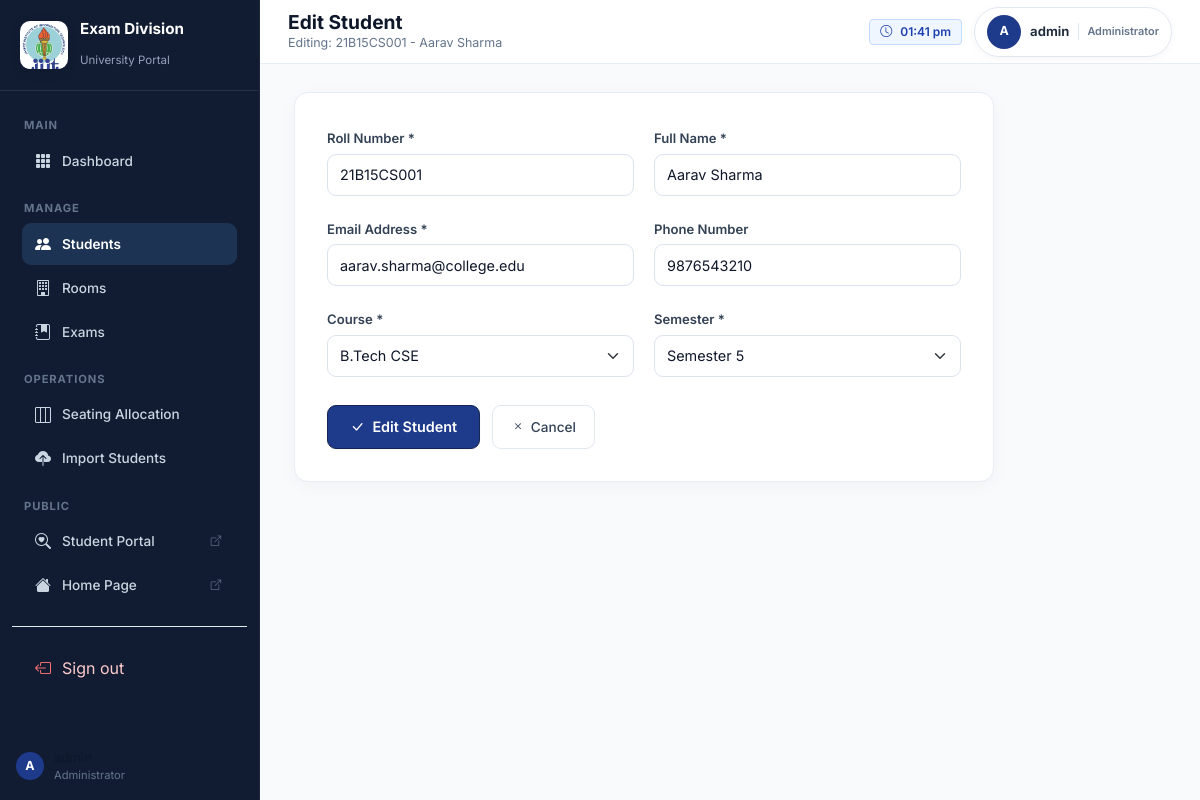
/students/1/edit/ (signed in), run on an earlier commit of the app's database.
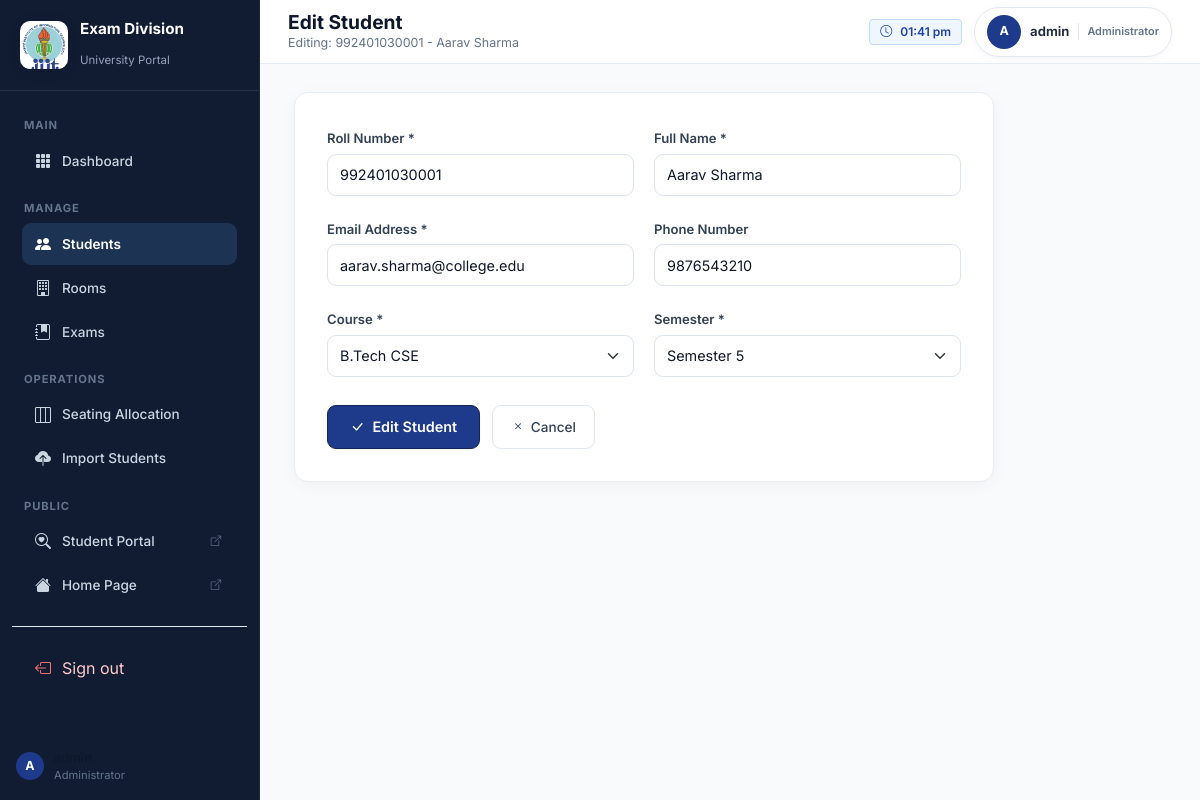
And on a later commit of the database.
### exams/models.py (models this page shows)
class Student(models.Model):
    SEMESTER_CHOICES = [(i, f'Semester {i}') for i in range(1, 9)]
    COURSE_CHOICES = [
        ('B.Tech CSE', 'B.Tech CSE'),
        ('B.Tech ECE', 'B.Tech ECE'),
        ('B.Tech ME', 'B.Tech ME'),
        ('B.Tech CE', 'B.Tech CE'),
        ('B.Tech EE', 'B.Tech EE'),
        ('BCA', 'BCA'),
        ('MCA', 'MCA'),
        ('M.Tech', 'M.Tech'),
    ]
    user = models.OneToOneField(settings.AUTH_USER_MODEL, on_delete=models.SET_NULL, null=True, blank=True, related_name='student_profile')
    roll_number = models.CharField(max_length=20, unique=True, verbose_name='Roll Number')
    name = models.CharField(max_length=100, verbose_name='Full Name')
    email = models.EmailField(unique=True, verbose_name='Email Address')
    course = models.CharField(max_length=50, choices=COURSE_CHOICES, default='B.Tech CSE')
    semester = models.IntegerField(choices=SEMESTER_CHOICES, default=1)
    phone = models.CharField(max_length=15, blank=True, null=True)
    created_at = models.DateTimeField(auto_now_add=True)
    updated_at = models.DateTimeField(auto_now=True)
    class Meta:
        ordering = ['roll_number']
        verbose_name = 'Student'
        verbose_name_plural = 'Students'
    def __str__(self):
        return f"{self.roll_number} - {self.name}"

### exams/views.py (the view)
# urls.py: path('students/<int:pk>/edit/', views.student_edit, name='student_edit'),
@staff_required
def student_edit(request, pk):
    student = get_object_or_404(Student, pk=pk)
    if request.method == 'POST':
        form = StudentForm(request.POST, instance=student)
        if form.is_valid():
            form.save()
            messages.success(request, f'Student {student.name} updated successfully!')
            return redirect('student_list')
        else:
            messages.error(request, 'Please correct the errors below.')
    else:
        form = StudentForm(instance=student)
    return render(request, 'exams/student_form.html', {'form': form, 'action': 'Edit', 'title': 'Edit Student', 'student': student})

### exams/forms.py (shortened to what this page needs)
class StudentForm(StyledFormMixin, forms.ModelForm):
    class Meta:
        model = Student
        fields = ['roll_number', 'name', 'email', 'course', 'semester', 'phone']
        widgets = {
            'roll_number': forms.TextInput(attrs={'placeholder': 'e.g., 992401030018'}),
            'name': forms.TextInput(attrs={'placeholder': 'Full name'}),
            'email': forms.EmailInput(attrs={'placeholder': 'student@college.edu'}),
            'phone': forms.TextInput(attrs={'placeholder': '10-digit mobile number'}),
        }

### exams/views.py (called while the page is built)
def staff_required(view_func):
    @wraps(view_func)
    def _wrapped(request, *args, **kwargs):
        if not request.user.is_authenticated:
            return redirect(settings.LOGIN_URL + '?next=' + request.path)
        if not (request.user.is_staff or request.user.is_superuser):
            return redirect('student_dashboard' if hasattr(request.user, 'student_profile') else 'student_login')
        return view_func(request, *args, **kwargs)
    return _wrapped

### templates/exams/student_form.html (shortened to what this page needs)
{% extends 'exams/admin_base.html' %}
{% block page_title %}{{ title }}{% endblock %}
{% block page_subtitle %}{% if action == 'Edit' %}Editing: {{ student }}{% else %}Fill in the student details below{% endif %}{% endblock %}
{% block content %}
<div style="max-width:700px">
  <div class="glass-card" style="padding:32px">
    <form method="post" novalidate class="needs-validation">
      <div style="display:grid;grid-template-columns:1fr 1fr;gap:20px">
        <div>
          <label class="form-label">Roll Number *</label>
          {{ form.roll_number }}
        </div>
        <div>
          <label class="form-label">Full Name *</label>
          {{ form.name }}
        </div>
        <div>
          <label class="form-label">Email Address *</label>
          {{ form.email }}
        </div>
        <div>
          <label class="form-label">Phone Number</label>
          {{ form.phone }}
        </div>
        <div>
          <label class="form-label">Course *</label>
          {{ form.course }}
        </div>
        <div>
          <label class="form-label">Semester *</label>
          {{ form.semester }}
        </div>
      </div>
      <div style="display:flex;gap:12px;margin-top:28px">
        <button type="submit" class="btn-primary-glow">
          <i class="bi bi-check-lg"></i>
          <span>{{ action }} Student</span>
        </button>
        <a href="{% url 'student_list' %}" class="btn-ghost">
          <i class="bi bi-x"></i><span>Cancel</span>
        </a>
      </div>
    </form>
  </div>
</div>
{% endblock %}

What changed in the data, as far as the page shows it:
changed Student "Aarav Sharma": roll_number+name "21B15CS001 - Aarav Sharma" → "992401030001 - Aarav Sharma"; roll_number "21B15CS001" → "992401030001"
